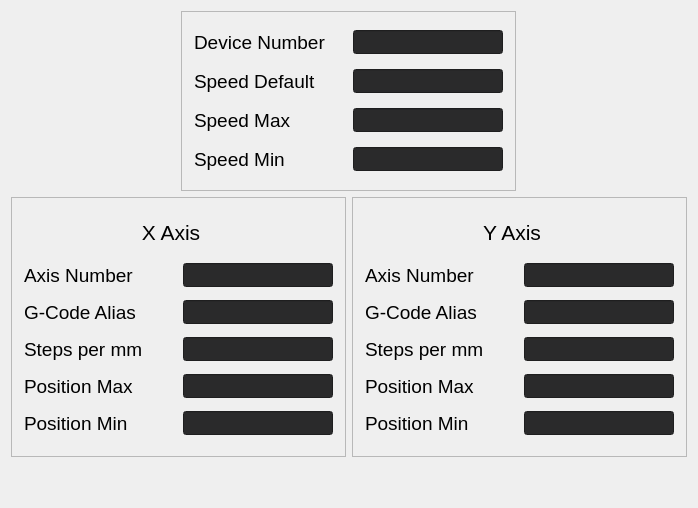
             <widget class="QWidget" name="galvo_settings_tab">
              <attribute name="title">
               <string>Galvanometer </string>
              </attribute>
              <layout class="QVBoxLayout" name="verticalLayout_49">
               <item alignment="Qt::AlignHCenter">
                <widget class="QFrame" name="galvo_settings_frame">
                 <property name="minimumSize">
                  <size>
                   <width>335</width>
                   <height>180</height>
                  </size>
                 </property>
                 <property name="maximumSize">
                  <size>
                   <width>335</width>
                   <height>180</height>
                  </size>
                 </property>
                 <property name="frameShape">
                  <enum>QFrame::StyledPanel</enum>
                 </property>
                 <property name="frameShadow">
                  <enum>QFrame::Raised</enum>
                 </property>
                 <layout class="QVBoxLayout" name="verticalLayout_43">
                  <item>
                   <layout class="QHBoxLayout" name="galvo_devicenum_layout">
                    <item>
                     <widget class="QLabel" name="galvo_devicenum_title">
                      <property name="minimumSize">
                       <size>
                        <width>150</width>
                        <height>24</height>
                       </size>
                      </property>
                      <property name="maximumSize">
                       <size>
                        <width>150</width>
                        <height>24</height>
                       </size>
                      </property>
                      <property name="font">
                       <font>
                        <pointsize>14</pointsize>
                       </font>
                      </property>
                      <property name="styleSheet">
                       <string notr="true">background:none</string>
                      </property>
                      <property name="text">
                       <string>Device Number</string>
                      </property>
                     </widget>
                    </item>
                    <item>
                     <widget class="QLineEdit" name="galvo_devicenum_field">
                      <property name="minimumSize">
                       <size>
                        <width>150</width>
                        <height>24</height>
                       </size>
                      </property>
                      <property name="maximumSize">
                       <size>
                        <width>150</width>
                        <height>24</height>
                       </size>
                      </property>
                      <property name="styleSheet">
                       <string notr="true">background:rgb(42, 42, 43);</string>
                      </property>
                     </widget>
                    </item>
                   </layout>
                  </item>
                  <item>
                   <layout class="QHBoxLayout" name="galvo_speeddef_layout">
                    <item>
                     <widget class="QLabel" name="galvo_speeddef_title">
                      <property name="minimumSize">
                       <size>
                        <width>150</width>
                        <height>24</height>
                       </size>
                      </property>
                      <property name="maximumSize">
                       <size>
                        <width>150</width>
                        <height>24</height>
                       </size>
                      </property>
                      <property name="font">
                       <font>
                        <pointsize>14</pointsize>
                       </font>
                      </property>
                      <property name="styleSheet">
                       <string notr="true">background:none</string>
                      </property>
                      <property name="text">
                       <string>Speed Default</string>
                      </property>
                     </widget>
                    </item>
                    <item>
                     <widget class="QLineEdit" name="galvo_speeddef_field">
                      <property name="minimumSize">
                       <size>
                        <width>150</width>
                        <height>24</height>
                       </size>
                      </property>
                      <property name="maximumSize">
                       <size>
                        <width>150</width>
                        <height>24</height>
                       </size>
                      </property>
                      <property name="styleSheet">
                       <string notr="true">background:rgb(42, 42, 43);</string>
                      </property>
                     </widget>
                    </item>
                   </layout>
                  </item>
                  <item>
                   <layout class="QHBoxLayout" name="galvo_speedmax_layout">
                    <item>
                     <widget class="QLabel" name="galvo_speedmax_title">
                      <property name="minimumSize">
                       <size>
                        <width>150</width>
                        <height>24</height>
                       </size>
                      </property>
                      <property name="maximumSize">
                       <size>
                        <width>150</width>
                        <height>24</height>
                       </size>
                      </property>
                      <property name="font">
                       <font>
                        <pointsize>14</pointsize>
                       </font>
                      </property>
                      <property name="styleSheet">
                       <string notr="true">background:none</string>
                      </property>
                      <property name="text">
                       <string>Speed Max</string>
                      </property>
                     </widget>
                    </item>
                    <item>
                     <widget class="QLineEdit" name="galvo_speedmax_field">
                      <property name="minimumSize">
                       <size>
                        <width>150</width>
                        <height>24</height>
                       </size>
                      </property>
                      <property name="maximumSize">
                       <size>
                        <width>150</width>
                        <height>24</height>
                       </size>
                      </property>
                      <property name="styleSheet">
                       <string notr="true">background:rgb(42, 42, 43);</string>
                      </property>
                     </widget>
                    </item>
                   </layout>
                  </item>
                  <item>
                   <layout class="QHBoxLayout" name="galvo_speedmin_layout">
                    <item>
                     <widget class="QLabel" name="galvo_speedmin_title">
                      <property name="minimumSize">
                       <size>
                        <width>150</width>
                        <height>24</height>
                       </size>
                      </property>
                      <property name="maximumSize">
                       <size>
                        <width>150</width>
                        <height>24</height>
                       </size>
                      </property>
                      <property name="font">
                       <font>
                        <pointsize>14</pointsize>
                       </font>
                      </property>
                      <property name="styleSheet">
                       <string notr="true">background:none</string>
                      </property>
                      <property name="text">
                       <string>Speed Min</string>
                      </property>
                     </widget>
                    </item>
                    <item>
                     <widget class="QLineEdit" name="galvo_speedmin_field">
                      <property name="minimumSize">
                       <size>
                        <width>150</width>
                        <height>24</height>
                       </size>
                      </property>
                      <property name="maximumSize">
                       <size>
                        <width>150</width>
                        <height>24</height>
                       </size>
                      </property>
                      <property name="styleSheet">
                       <string notr="true">background:rgb(42, 42, 43);</string>
                      </property>
                     </widget>
                    </item>
                   </layout>
                  </item>
                 </layout>
                </widget>
               </item>
               <item>
                <layout class="QHBoxLayout" name="galvo_axis_layout">
                 <item>
                  <widget class="QFrame" name="galvo_x_axis_frame">
                   <property name="minimumSize">
                    <size>
                     <width>335</width>
                     <height>260</height>
                    </size>
                   </property>
                   <property name="maximumSize">
                    <size>
                     <width>335</width>
                     <height>260</height>
                    </size>
                   </property>
                   <property name="frameShape">
                    <enum>QFrame::StyledPanel</enum>
                   </property>
                   <property name="frameShadow">
                    <enum>QFrame::Raised</enum>
                   </property>
                   <layout class="QVBoxLayout" name="verticalLayout_44">
                    <item>
                     <widget class="QLabel" name="x_axis_title">
                      <property name="minimumSize">
                       <size>
                        <width>300</width>
                        <height>36</height>
                       </size>
                      </property>
                      <property name="maximumSize">
                       <size>
                        <width>300</width>
                        <height>36</height>
                       </size>
                      </property>
                      <property name="font">
                       <font>
                        <pointsize>16</pointsize>
                       </font>
                      </property>
                      <property name="styleSheet">
                       <string notr="true"/>
                      </property>
                      <property name="text">
                       <string>X Axis</string>
                      </property>
                      <property name="alignment">
                       <set>Qt::AlignCenter</set>
                      </property>
                     </widget>
                    </item>
                    <item>
                     <layout class="QHBoxLayout" name="galvo_x_axisnum_layout">
                      <item>
                       <widget class="QLabel" name="galvo_x_axisnum_title">
                        <property name="minimumSize">
                         <size>
                          <width>150</width>
                          <height>24</height>
                         </size>
                        </property>
                        <property name="maximumSize">
                         <size>
                          <width>150</width>
                          <height>24</height>
                         </size>
                        </property>
                        <property name="font">
                         <font>
                          <pointsize>14</pointsize>
                         </font>
                        </property>
                        <property name="styleSheet">
                         <string notr="true">background:none</string>
                        </property>
                        <property name="text">
                         <string>Axis Number</string>
                        </property>
                       </widget>
                      </item>
                      <item>
                       <widget class="QLineEdit" name="galvo_x_axisnum_field">
                        <property name="minimumSize">
                         <size>
                          <width>150</width>
                          <height>24</height>
                         </size>
                        </property>
                        <property name="maximumSize">
                         <size>
                          <width>150</width>
                          <height>24</height>
                         </size>
                        </property>
                        <property name="styleSheet">
                         <string notr="true">background:rgb(42, 42, 43);</string>
                        </property>
                       </widget>
                      </item>
                     </layout>
                    </item>
                    <item>
                     <layout class="QHBoxLayout" name="galvo_x_axisalias_layout">
                      <item>
                       <widget class="QLabel" name="galvo_x_axisalias_title">
                        <property name="minimumSize">
                         <size>
                          <width>150</width>
                          <height>24</height>
                         </size>
                        </property>
                        <property name="maximumSize">
                         <size>
                          <width>150</width>
                          <height>24</height>
                         </size>
                        </property>
                        <property name="font">
                         <font>
                          <pointsize>14</pointsize>
                         </font>
                        </property>
                        <property name="styleSheet">
                         <string notr="true">background:none</string>
                        </property>
                        <property name="text">
                         <string>G-Code Alias</string>
                        </property>
                       </widget>
                      </item>
                      <item>
                       <widget class="QLineEdit" name="galvo_x_axisalias_field">
                        <property name="minimumSize">
                         <size>
                          <width>150</width>
                          <height>24</height>
                         </size>
                        </property>
                        <property name="maximumSize">
                         <size>
                          <width>150</width>
                          <height>24</height>
                         </size>
                        </property>
                        <property name="styleSheet">
                         <string notr="true">background:rgb(42, 42, 43);</string>
                        </property>
                       </widget>
                      </item>
                     </layout>
                    </item>
                    <item>
                     <layout class="QHBoxLayout" name="galvo_x_steps_layout">
                      <item>
                       <widget class="QLabel" name="galvo_x_steps_title">
                        <property name="minimumSize">
                         <size>
                          <width>150</width>
                          <height>24</height>
                         </size>
                        </property>
                        <property name="maximumSize">
                         <size>
                          <width>150</width>
                          <height>24</height>
                         </size>
                        </property>
                        <property name="font">
                         <font>
                          <pointsize>14</pointsize>
                         </font>
                        </property>
                        <property name="styleSheet">
                         <string notr="true">background:none</string>
                        </property>
                        <property name="text">
                         <string>Steps per mm</string>
                        </property>
                       </widget>
                      </item>
                      <item>
                       <widget class="QLineEdit" name="galvo_x_steps_field">
                        <property name="minimumSize">
                         <size>
                          <width>150</width>
                          <height>24</height>
                         </size>
                        </property>
                        <property name="maximumSize">
                         <size>
                          <width>150</width>
                          <height>24</height>
                         </size>
                        </property>
                        <property name="styleSheet">
                         <string notr="true">background:rgb(42, 42, 43);</string>
                        </property>
                       </widget>
                      </item>
                     </layout>
                    </item>
                    <item>
                     <layout class="QHBoxLayout" name="galvo_x_positionmax_layout">
                      <item>
                       <widget class="QLabel" name="galvo_x_positionmax_title">
                        <property name="minimumSize">
                         <size>
                          <width>150</width>
                          <height>24</height>
                         </size>
                        </property>
                        <property name="maximumSize">
                         <size>
                          <width>150</width>
                          <height>24</height>
                         </size>
                        </property>
                        <property name="font">
                         <font>
                          <pointsize>14</pointsize>
                         </font>
                        </property>
                        <property name="styleSheet">
                         <string notr="true">background:none</string>
                        </property>
                        <property name="text">
                         <string>Position Max</string>
                        </property>
                       </widget>
                      </item>
                      <item>
                       <widget class="QLineEdit" name="galvo_x_positionmax_field">
                        <property name="minimumSize">
                         <size>
                          <width>150</width>
                          <height>24</height>
                         </size>
                        </property>
                        <property name="maximumSize">
                         <size>
                          <width>150</width>
                          <height>24</height>
                         </size>
                        </property>
                        <property name="styleSheet">
                         <string notr="true">background:rgb(42, 42, 43);</string>
                        </property>
                       </widget>
                      </item>
                     </layout>
                    </item>
                    <item>
                     <layout class="QHBoxLayout" name="galvo_x_positionmin_layout">
                      <item>
                       <widget class="QLabel" name="galvo_x_positionmin_title">
                        <property name="minimumSize">
                         <size>
                          <width>150</width>
                          <height>24</height>
                         </size>
                        </property>
                        <property name="maximumSize">
                         <size>
                          <width>150</width>
                          <height>24</height>
                         </size>
                        </property>
                        <property name="font">
                         <font>
                          <pointsize>14</pointsize>
                         </font>
                        </property>
                        <property name="styleSheet">
                         <string notr="true">background:none</string>
                        </property>
                        <property name="text">
                         <string>Position Min</string>
                        </property>
                       </widget>
                      </item>
                      <item>
                       <widget class="QLineEdit" name="galvo_x_positionmin_field">
                        <property name="minimumSize">
                         <size>
                          <width>150</width>
                          <height>24</height>
                         </size>
                        </property>
                        <property name="maximumSize">
                         <size>
                          <width>150</width>
                          <height>24</height>
                         </size>
                        </property>
                        <property name="styleSheet">
                         <string notr="true">background:rgb(42, 42, 43);</string>
                        </property>
                       </widget>
                      </item>
                     </layout>
                    </item>
                   </layout>
                  </widget>
                 </item>
                 <item>
                  <widget class="QFrame" name="galvo_y_axis_frame">
                   <property name="minimumSize">
                    <size>
                     <width>335</width>
                     <height>260</height>
                    </size>
                   </property>
                   <property name="maximumSize">
                    <size>
                     <width>335</width>
                     <height>260</height>
                    </size>
                   </property>
                   <property name="frameShape">
                    <enum>QFrame::StyledPanel</enum>
                   </property>
                   <property name="frameShadow">
                    <enum>QFrame::Raised</enum>
                   </property>
                   <layout class="QVBoxLayout" name="verticalLayout_46">
                    <item>
                     <widget class="QLabel" name="y_axistitle">
                      <property name="minimumSize">
                       <size>
                        <width>300</width>
                        <height>36</height>
                       </size>
                      </property>
                      <property name="maximumSize">
                       <size>
                        <width>300</width>
                        <height>36</height>
                       </size>
                      </property>
                      <property name="font">
                       <font>
                        <pointsize>16</pointsize>
                       </font>
                      </property>
                      <property name="styleSheet">
                       <string notr="true"/>
                      </property>
                      <property name="text">
                       <string>Y Axis</string>
                      </property>
                      <property name="alignment">
                       <set>Qt::AlignCenter</set>
                      </property>
                     </widget>
                    </item>
                    <item>
                     <layout class="QHBoxLayout" name="galvo_y_axisnum_layout">
                      <item>
                       <widget class="QLabel" name="galvo_y_axisnum_title">
                        <property name="minimumSize">
                         <size>
                          <width>150</width>
                          <height>24</height>
                         </size>
                        </property>
                        <property name="maximumSize">
                         <size>
                          <width>150</width>
                          <height>24</height>
                         </size>
                        </property>
                        <property name="font">
                         <font>
                          <pointsize>14</pointsize>
                         </font>
                        </property>
                        <property name="styleSheet">
                         <string notr="true">background:none</string>
                        </property>
                        <property name="text">
                         <string>Axis Number</string>
                        </property>
                       </widget>
                      </item>
                      <item>
                       <widget class="QLineEdit" name="galvo_y_axisnum_field">
                        <property name="minimumSize">
                         <size>
                          <width>150</width>
                          <height>24</height>
                         </size>
                        </property>
                        <property name="maximumSize">
                         <size>
                          <width>150</width>
                          <height>24</height>
                         </size>
                        </property>
                        <property name="styleSheet">
                         <string notr="true">background:rgb(42, 42, 43);</string>
                        </property>
                       </widget>
                      </item>
                     </layout>
                    </item>
                    <item>
                     <layout class="QHBoxLayout" name="galvo_y_axisalias_layou">
                      <item>
                       <widget class="QLabel" name="galvo_y_axisalias_title">
                        <property name="minimumSize">
                         <size>
                          <width>150</width>
                          <height>24</height>
                         </size>
                        </property>
                        <property name="maximumSize">
                         <size>
                          <width>150</width>
                          <height>24</height>
                         </size>
                        </property>
                        <property name="font">
                         <font>
                          <pointsize>14</pointsize>
                         </font>
                        </property>
                        <property name="styleSheet">
                         <string notr="true">background:none</string>
                        </property>
                        <property name="text">
                         <string>G-Code Alias</string>
                        </property>
                       </widget>
                      </item>
                      <item>
                       <widget class="QLineEdit" name="galvo_y_axisalias_field">
                        <property name="minimumSize">
                         <size>
                          <width>150</width>
                          <height>24</height>
                         </size>
                        </property>
                        <property name="maximumSize">
                         <size>
                          <width>150</width>
                          <height>24</height>
                         </size>
                        </property>
                        <property name="styleSheet">
                         <string notr="true">background:rgb(42, 42, 43);</string>
                        </property>
                       </widget>
                      </item>
                     </layout>
                    </item>
                    <item>
                     <layout class="QHBoxLayout" name="galvo_y_steps_layout">
                      <item>
                       <widget class="QLabel" name="galvo_y_steps_title">
                        <property name="minimumSize">
                         <size>
                          <width>150</width>
                          <height>24</height>
                         </size>
                        </property>
                        <property name="maximumSize">
                         <size>
                          <width>150</width>
                          <height>24</height>
                         </size>
                        </property>
                        <property name="font">
                         <font>
                          <pointsize>14</pointsize>
                         </font>
                        </property>
                        <property name="styleSheet">
                         <string notr="true">background:none</string>
                        </property>
                        <property name="text">
                         <string>Steps per mm</string>
                        </property>
                       </widget>
                      </item>
                      <item>
                       <widget class="QLineEdit" name="galvo_y_steps_field">
                        <property name="minimumSize">
                         <size>
                          <width>150</width>
                          <height>24</height>
                         </size>
                        </property>
                        <property name="maximumSize">
                         <size>
                          <width>150</width>
                          <height>24</height>
                         </size>
                        </property>
                        <property name="styleSheet">
                         <string notr="true">background:rgb(42, 42, 43);</string>
                        </property>
                       </widget>
                      </item>
                     </layout>
                    </item>
                    <item>
                     <layout class="QHBoxLayout" name="galvo_y_positionmax_layout">
                      <item>
                       <widget class="QLabel" name="galvo_y_positionmax_title">
                        <property name="minimumSize">
                         <size>
                          <width>150</width>
                          <height>24</height>
                         </size>
                        </property>
                        <property name="maximumSize">
                         <size>
                          <width>150</width>
                          <height>24</height>
                         </size>
                        </property>
                        <property name="font">
                         <font>
                          <pointsize>14</pointsize>
                         </font>
                        </property>
                        <property name="styleSheet">
                         <string notr="true">background:none</string>
                        </property>
                        <property name="text">
                         <string>Position Max</string>
                        </property>
                       </widget>
                      </item>
                      <item>
                       <widget class="QLineEdit" name="galvo_y_positionmax_field">
                        <property name="minimumSize">
                         <size>
                          <width>150</width>
                          <height>24</height>
                         </size>
                        </property>
                        <property name="maximumSize">
                         <size>
                          <width>150</width>
                          <height>24</height>
                         </size>
                        </property>
                        <property name="styleSheet">
                         <string notr="true">background:rgb(42, 42, 43);</string>
                        </property>
                       </widget>
                      </item>
                     </layout>
                    </item>
                    <item>
                     <layout class="QHBoxLayout" name="galvo_y_positionmin_layout">
                      <item>
                       <widget class="QLabel" name="galvo_y_positionmin_title">
                        <property name="minimumSize">
                         <size>
                          <width>150</width>
                          <height>24</height>
                         </size>
                        </property>
                        <property name="maximumSize">
                         <size>
                          <width>150</width>
                          <height>24</height>
                         </size>
                        </property>
                        <property name="font">
                         <font>
                          <pointsize>14</pointsize>
                         </font>
                        </property>
                        <property name="styleSheet">
                         <string notr="true">background:none</string>
                        </property>
                        <property name="text">
                         <string>Position Min</string>
                        </property>
                       </widget>
                      </item>
                      <item>
                       <widget class="QLineEdit" name="galvo_y_positionmin_field">
                        <property name="minimumSize">
                         <size>
                          <width>150</width>
                          <height>24</height>
                         </size>
                        </property>
                        <property name="maximumSize">
                         <size>
                          <width>150</width>
                          <height>24</height>
                         </size>
                        </property>
                        <property name="styleSheet">
                         <string notr="true">background:rgb(42, 42, 43);</string>
                        </property>
                       </widget>
                      </item>
                     </layout>
                    </item>
                   </layout>
                  </widget>
                 </item>
                </layout>
               </item>
               <item>
                <spacer name="verticalSpacer">
                 <property name="orientation">
                  <enum>Qt::Vertical</enum>
                 </property>
                 <property name="sizeHint" stdset="0">
                  <size>
                   <width>20</width>
                   <height>40</height>
                  </size>
                 </property>
                </spacer>
               </item>
              </layout>
             </widget>
